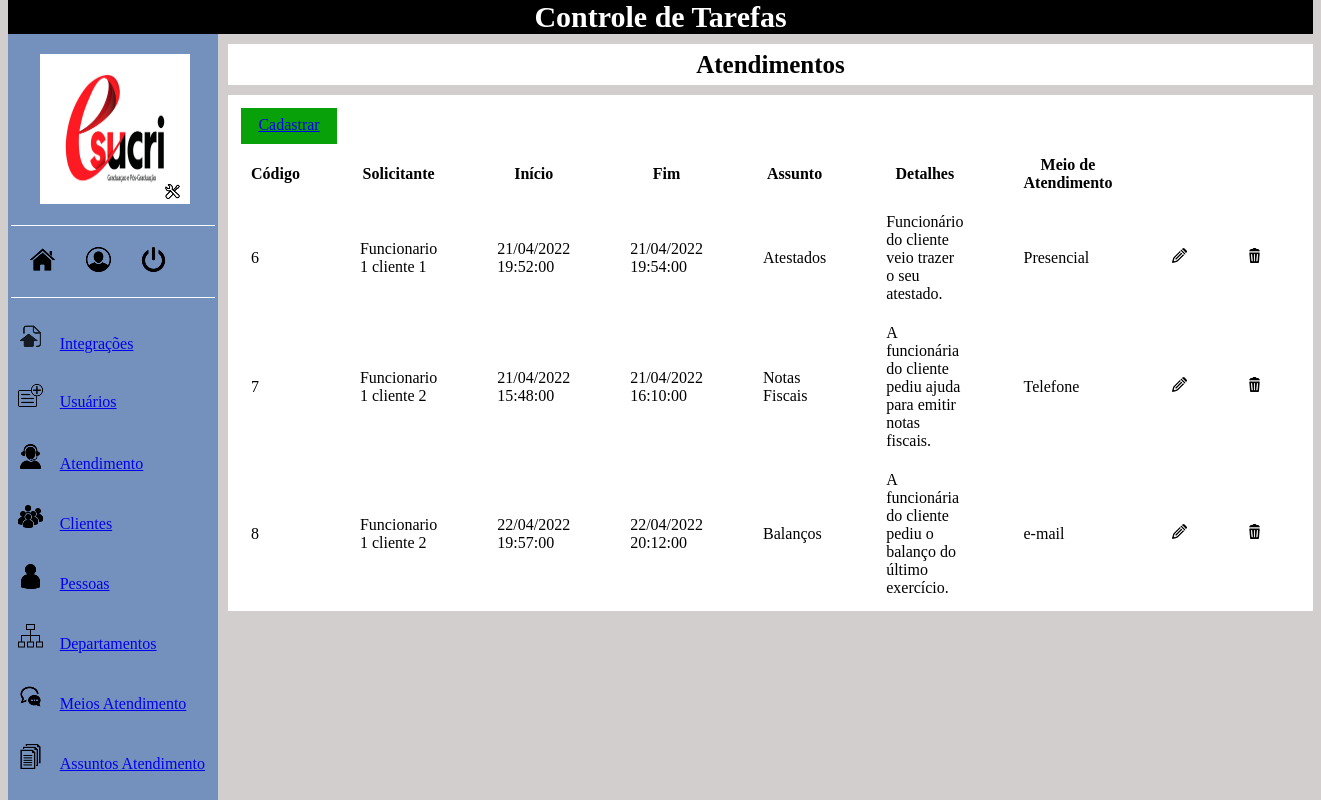
/views/atendimento-listar.php (signed in), run on the app's committed database.
### tables this page shows
CREATE TABLE `atendimento` (
  `id` int(11) NOT NULL AUTO_INCREMENT,
  `detalhes` varchar(500) NOT NULL,
  `inicio_atend` datetime NOT NULL,
  `fim_atend` datetime NOT NULL,
  `id_assunto` int(11) NOT NULL,
  `id_pessoa` int(11) NOT NULL,
  `id_meio_atend` int(11) NOT NULL,
  PRIMARY KEY (`id`)
);

CREATE TABLE `pessoa` (
  `id` int(11) NOT NULL AUTO_INCREMENT,
  `nome` varchar(70) NOT NULL,
  `tipo` char(2) NOT NULL,
  `documento` varchar(14) NOT NULL,
  `endereco` varchar(100) DEFAULT NULL,
  `telefone` char(14) DEFAULT NULL,
  `email` varchar(100) DEFAULT NULL,
  `status` char(1) DEFAULT 'I',
  `cliente` char(1) DEFAULT 'N',
  PRIMARY KEY (`id`),
  UNIQUE KEY `documento` (`documento`)
);

CREATE TABLE `atendimento_assunto` (
  `id` int(11) NOT NULL AUTO_INCREMENT,
  `nome` varchar(70) NOT NULL,
  PRIMARY KEY (`id`)
);

CREATE TABLE `atendimento_meio` (
  `id` int(11) NOT NULL AUTO_INCREMENT,
  `nome` varchar(70) NOT NULL,
  PRIMARY KEY (`id`)
);

### views/atendimento-listar.php (the view, shortened to what this page needs)
<?php
    include('../conexao.php');
    include('menu.php');
?>
<!DOCTYPE html>
<html lang="pt-br">
    <head>
        <link rel="stylesheet" href="../styles/estilos.css">
    </head>
	<body>
        <header>
            <div class="header-pagina">Atendimentos</div>
        </header>
        <section class="conteudo">
            <div class="cadastrar">
                <a href="atendimento-cadastro.php">Cadastrar</a>
            </div>
            <table class="listagem">
                <thead>
                    <tr>
                        <th>Código</th>
                        <th>Solicitante</th>
                        <th>Início</th>
                        <th>Fim</th>
                        <th>Assunto</th>
                        <th>Detalhes</th>
                        <th>Meio de Atendimento</th>
                        <th></th>
                        <th></th>
                    </tr>
                </thead>
                <tbody>
                    <?php
                        $sql = 'SELECT atendimento.*,
                                       atendimento_assunto.nome as assunto,
                                       atendimento_meio.nome as meio,
                                       pessoa.nome as solicitante
                                  FROM atendimento
                            INNER JOIN atendimento_assunto
                                    ON atendimento_assunto.id = atendimento.id_assunto
                            INNER JOIN atendimento_meio
                                    ON atendimento_meio.id = atendimento.id_meio_atend
                            INNER JOIN pessoa
                                    ON pessoa.id = atendimento.id_pessoa
                              ORDER BY atendimento.id';
                        $query = mysqli_query($conexao, $sql);
                        if(!$query) {
                            echo mysqli_error($conexao);
                        } else {
                            while ($item = mysqli_fetch_array($query, MYSQLI_ASSOC)) {
                    ?>
                    <tr>
                        <td><?php echo $item['id']?></td>
                        <td><?php echo $item['solicitante']?></td>
                        <td><?php echo date('d/m/Y H:i:s',strtotime($item['inicio_atend']));?></td>
                        <td><?php echo date('d/m/Y H:i:s',strtotime($item['fim_atend']));?></td>
                        <td><?php echo $item['assunto']?></td>
                        <td><?php echo $item['detalhes']?></td>
                        <td><?php echo $item['meio']?></td>
                        <td><a href="atendimento-editar.php?id=<?php echo $item['id']?>"><img src="../assets/editar.png" alt="Editar" title="Editar"></a></td>
                        <td><a href="../controllers/atendimento/atendimento-excluir.php?id=<?php echo $item['id']?>"><img src="../assets/excluir.png" alt="Excluir" title="Excluir"></a></td>
                    </tr>
                    <?php
                            }
                        }
                    ?>
                </tbody>
            </table>
        </section>
	</body>
</html>

### styles/estilos.css (style rules this page uses)
.conteudo { margin-top: 10px; padding: 1%; margin-left: 220px; background-color: white; }
body { background-color: rgb(210, 206, 206); }
.listagem { border-collapse: collapse; }
th { padding-right: 50px; padding-left: 10px; }
td { padding-right: 50px; padding-top: 20px; padding-left: 10px; }
.cadastrar { width: 80px; height: 20px; margin-bottom: 1%; background-color: rgb(9, 161, 9); text-align: center; padding: 8px; color: white; }
.header-pagina { margin-top: 10px; padding: 0.5%; margin-left: 220px; background-color: white; text-align: center; font-size: 25px; font-weight: bolder; }

### data on the page
atendimento: id "6", id_pessoa.nome "Funcionario 1 cliente 1", inicio_atend "21/04/2022 19:52:00", fim_atend "21/04/2022 19:54:00", atendimento_assunto.nome "Atestados", detalhes "Funcionário do cliente veio trazer o seu atestado.", atendimento_meio.nome "Presencial"
atendimento: id "7", id_pessoa.nome "Funcionario 1 cliente 2", inicio_atend "21/04/2022 15:48:00", fim_atend "21/04/2022 16:10:00", atendimento_assunto.nome "Notas Fiscais", detalhes "A funcionária do cliente pediu ajuda para emitir notas fiscais.", atendimento_meio.nome "Telefone"
atendimento: id "8", id_pessoa.nome "Funcionario 1 cliente 2", inicio_atend "22/04/2022 19:57:00", fim_atend "22/04/2022 20:12:00", atendimento_assunto.nome "Balanços", detalhes "A funcionária do cliente pediu o balanço do último exercício.", atendimento_meio.nome "e-mail"
